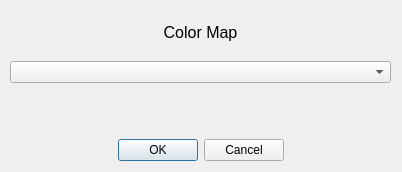
<?xml version="1.0" encoding="UTF-8"?>
<ui version="4.0">
 <class>CMapDialog</class>
 <widget class="QDialog" name="CMapDialog">
  <property name="geometry">
   <rect>
    <x>0</x>
    <y>0</y>
    <width>402</width>
    <height>172</height>
   </rect>
  </property>
  <property name="sizePolicy">
   <sizepolicy hsizetype="Fixed" vsizetype="Fixed">
    <horstretch>0</horstretch>
    <verstretch>0</verstretch>
   </sizepolicy>
  </property>
  <property name="windowTitle">
   <string>Color Maps</string>
  </property>
  <widget class="QWidget" name="verticalLayoutWidget">
   <property name="geometry">
    <rect>
     <x>10</x>
     <y>10</y>
     <width>381</width>
     <height>151</height>
    </rect>
   </property>
   <layout class="QVBoxLayout" name="verticalLayout">
    <item>
     <widget class="QLabel" name="KLabel">
      <property name="font">
       <font>
        <pointsize>12</pointsize>
       </font>
      </property>
      <property name="text">
       <string>Color Map</string>
      </property>
      <property name="alignment">
       <set>Qt::AlignCenter</set>
      </property>
      <property name="indent">
       <number>0</number>
      </property>
     </widget>
    </item>
    <item>
     <widget class="QComboBox" name="ComboBox"/>
    </item>
    <item>
     <widget class="mplWidget" name="colorbar" native="true"/>
    </item>
    <item>
     <widget class="QDialogButtonBox" name="buttonBox">
      <property name="orientation">
       <enum>Qt::Horizontal</enum>
      </property>
      <property name="standardButtons">
       <set>QDialogButtonBox::Cancel|QDialogButtonBox::Ok</set>
      </property>
      <property name="centerButtons">
       <bool>true</bool>
      </property>
     </widget>
    </item>
   </layout>
  </widget>
  <zorder>verticalLayoutWidget</zorder>
  <zorder>KLabel</zorder>
 </widget>
 <customwidgets>
  <customwidget>
   <class>mplWidget</class>
   <extends>QWidget</extends>
   <header>mplwidgetsimple.h</header>
   <container>1</container>
  </customwidget>
 </customwidgets>
 <resources/>
 <connections/>
</ui>
